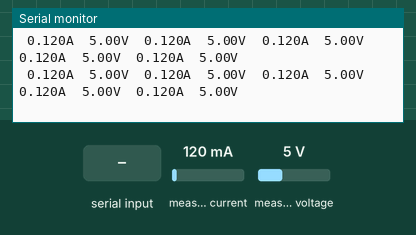
This program was run on a simulated ESP32-S3. On the bench: the last lines printed to the serial monitor. Wiring (inferred from the names in the program): INA219 current sensor at I2C address 0x40; INA219 current sensor at I2C address 0x41; INA219 current sensor at I2C address 0x44; INA219 current sensor at I2C address 0x45. The test bench sets the inputs (shaded band); at power-on: measured voltage 5 V, measured current 120 mA.

Above: at 2.7 s.
2.8 s: measured voltage set to 11.2 V
At 3.09 s:
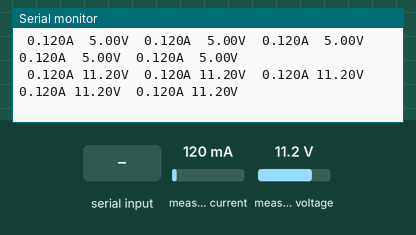
5.0 s: "s" received over Serial
6.5 s: "1" received over Serial
At 7.3 s:
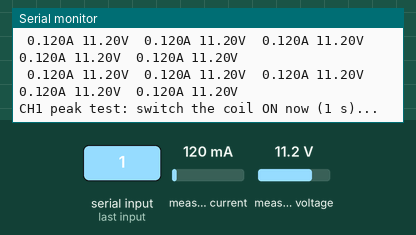
9.0 s: measured current set to 40 mA
At 9.06 s:
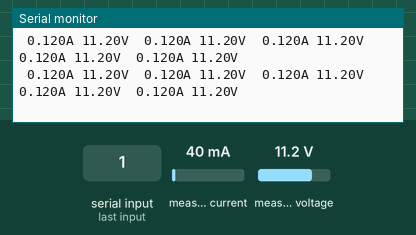
10.5 s: measured current set to 500 mA
At 10.66 s:
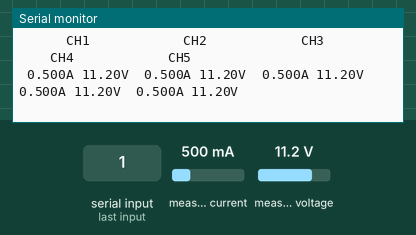
Timing chart, 0 to 13.0 s (numbered marks = the images above; inputs shaded):
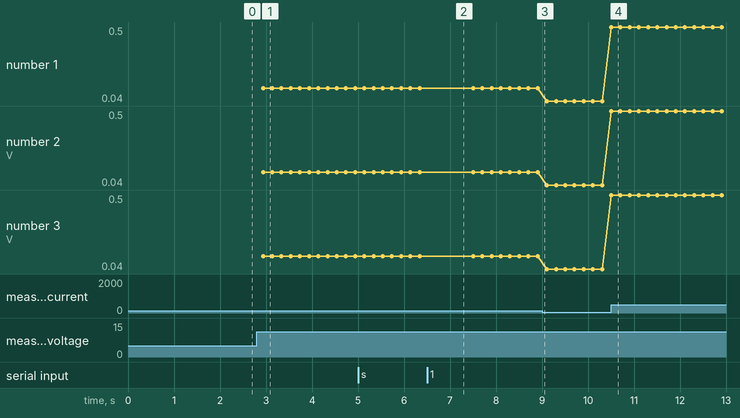

The program:

main.cpp
```cpp
// Contactor IQC Rig - sub-board, step 1: INA219 bring-up
//
// Prints all 5 channels (current + bus voltage) 5 times a second.
// Serial Monitor commands:
//   s        scan both I2C buses and list the addresses found
//   1 .. 5   peak test: sample that channel as fast as possible for 1 s and
//            print peak, average and samples/s (switch the coil on during it)
//   p        pause / resume the live table

#include <Arduino.h>
#include <Wire.h>
#include "config.h"
#include "ina219.h"

static TwoWire &busA = Wire;
static TwoWire &busB = Wire1;
static bool s_useB = false;  // a sensor is configured on bus B
static Ina219 s_ina[NUM_CH];
static bool s_paused = false;

static TwoWire *bus_of(int ch) { return SENSORS[ch].bus == 0 ? &busA : &busB; }

static void scan_bus(TwoWire &w, const char *name) {
  Serial.printf("%s:", name);
  int n = 0;
  for (uint8_t a = 1; a < 127; a++) {
    w.beginTransmission(a);
    if (w.endTransmission() == 0) {
      Serial.printf(" 0x%02X", a);
      n++;
    }
  }
  Serial.println(n ? "" : " nothing found - check wiring / 3.3 V");
}

static void init_sensors() {
  for (int ch = 0; ch < NUM_CH; ch++) {
    bool ok = s_ina[ch].begin(bus_of(ch), SENSORS[ch].addr, SHUNT_OHM);
    Serial.printf("CH%d  bus %c  0x%02X  %s\n", ch + 1, SENSORS[ch].bus ? 'B' : 'A', SENSORS[ch].addr,
                  ok ? "OK" : "NOT FOUND");
  }
}

static void print_table() {
  static uint32_t lines = 0;
  if (lines++ % 20 == 0) {
    Serial.println();
    Serial.println("      CH1            CH2            CH3            CH4            CH5");
  }
  for (int ch = 0; ch < NUM_CH; ch++) {
    float a, v;
    if (s_ina[ch].present() && s_ina[ch].readCurrent(&a) && s_ina[ch].readBusVolts(&v)) {
      Serial.printf("%6.3fA %5.2fV%s", a, v, s_ina[ch].overflow() ? "!" : " ");
    } else {
      Serial.print("   --  --      ");
    }
  }
  Serial.println();
}

// Samples one channel for 1 s at the fastest rate (9-bit shunt ADC)
static void peak_test(int ch) {
  Ina219 &s = s_ina[ch];
  if (!s.present()) {
    Serial.printf("CH%d not found\n", ch + 1);
    return;
  }
  Serial.printf("CH%d peak test: switch the coil ON now (1 s)...\n", ch + 1);
  s.setFast(true);
  float peak = 0, sum = 0, a;
  uint32_t n = 0, t0 = millis();
  while (millis() - t0 < 1000) {
    if (s.readCurrent(&a)) {
      if (a > peak) peak = a;
      sum += a;
      n++;
    }
  }
  s.setFast(false);
  Serial.printf("CH%d  peak %.3f A   avg %.3f A   %lu samples/s%s\n", ch + 1, peak, n ? sum / n : 0,
                (unsigned long)n, peak > 0.98f * (0.32f / SHUNT_OHM) ? "   OVER RANGE - use a smaller shunt" : "");
}

void setup() {
  Serial.begin(115200);
  delay(1500);  // time to open the Serial Monitor
  Serial.println("\nContactor IQC rig - INA219 test");

  busA.begin(BUS_A_SDA, BUS_A_SCL, I2C_HZ);
  // Fail fast: a stuck bus otherwise blocks ~1 s per address and the scan
  // of 126 addresses looks like a frozen board for 2 minutes
  busA.setTimeOut(20);
  scan_bus(busA, "Bus A (SDA 8, SCL 9)  ");
  for (int ch = 0; ch < NUM_CH; ch++) s_useB |= SENSORS[ch].bus == 1;
  if (s_useB) {
    busB.begin(BUS_B_SDA, BUS_B_SCL, I2C_HZ);
    busB.setTimeOut(20);
    scan_bus(busB, "Bus B (SDA 17, SCL 18)");
  }
  init_sensors();
  Serial.println("Commands: s = scan, 1..5 = peak test, p = pause");
}

void loop() {
  while (Serial.available()) {
    char c = Serial.read();
    if (c == 's') {
      scan_bus(busA, "Bus A");
      if (s_useB) scan_bus(busB, "Bus B");
      init_sensors();
    } else if (c >= '1' && c <= '5') {
      peak_test(c - '1');
    } else if (c == 'p') {
      s_paused = !s_paused;
    }
  }
  static uint32_t last = 0;
  if (!s_paused && millis() - last >= 200) {
    last = millis();
    print_table();
  }
}
```

ina219.cpp
```cpp
#include "ina219.h"

// Registers
static const uint8_t REG_CONFIG = 0x00;
static const uint8_t REG_SHUNT = 0x01;
static const uint8_t REG_BUS = 0x02;

// Config: 16 V bus range, PGA /8 (+-320 mV shunt), bus ADC 12-bit,
// continuous shunt + bus conversion. Shunt ADC set by setFast().
static const uint16_t CFG_BASE = (0 << 13)    // BRNG 16 V (coils are 12 V)
                                 | (3 << 11)  // PG /8, +-320 mV
                                 | (3 << 7)   // BADC 12-bit, 532 us
                                 | 7;         // shunt + bus, continuous
static const uint16_t SADC_12BIT = 3 << 3;    // 532 us
// Fast: shunt only, 9-bit, continuous -> a new reading every 84 us
static const uint16_t CFG_FAST = (0 << 13) | (3 << 11) | (0 << 3) | 5;

bool Ina219::write16(uint8_t reg, uint16_t val) {
  wire_->beginTransmission(addr_);
  wire_->write(reg);
  wire_->write((uint8_t)(val >> 8));
  wire_->write((uint8_t)(val & 0xFF));
  return wire_->endTransmission() == 0;
}

bool Ina219::read16(uint8_t reg, uint16_t *val) {
  wire_->beginTransmission(addr_);
  wire_->write(reg);
  if (wire_->endTransmission(false) != 0) return false;
  if (wire_->requestFrom(addr_, (uint8_t)2) != 2) return false;
  uint16_t hi = wire_->read();
  uint16_t lo = wire_->read();
  *val = (hi << 8) | lo;
  return true;
}

bool Ina219::begin(TwoWire *wire, uint8_t addr, float shuntOhm, bool fast) {
  wire_ = wire;
  addr_ = addr;
  shunt_ = shuntOhm;
  ok_ = write16(REG_CONFIG, 0x8000);  // reset
  delay(1);
  ok_ = ok_ && setFast(fast);
  return ok_;
}

bool Ina219::setFast(bool fast) {
  return write16(REG_CONFIG, fast ? CFG_FAST : (CFG_BASE | SADC_12BIT));
}

bool Ina219::readCurrent(float *amps) {
  uint16_t raw;
  if (!read16(REG_SHUNT, &raw)) return false;
  float shuntVolts = (int16_t)raw * 10e-6f;  // LSB 10 uV
  *amps = shuntVolts / shunt_;
  return true;
}

bool Ina219::readBusVolts(float *volts) {
  uint16_t raw;
  if (!read16(REG_BUS, &raw)) return false;
  ovf_ = raw & 0x01;
  *volts = (raw >> 3) * 0.004f;  // LSB 4 mV
  return true;
}
```

ina219.h
```cpp
#pragma once
#include <Wire.h>

// Minimal INA219 driver: shunt voltage and bus voltage, no calibration
// register needed (current = shunt voltage / shunt resistance).
class Ina219 {
 public:
  bool begin(TwoWire *wire, uint8_t addr, float shuntOhm, bool fast = false);
  bool present() const { return ok_; }
  uint8_t addr() const { return addr_; }

  // fast = shunt only, 9-bit, a new value every 84 us (in-rush peaks; bus
  // voltage not updated). Normal = shunt + bus, 12-bit (lower noise).
  bool setFast(bool fast);

  bool readCurrent(float *amps);  // coil current, A (+ = into VIN+)
  bool readBusVolts(float *volts);  // voltage at VIN- (to GND), V
  bool overflow() const { return ovf_; }  // last bus read reported overflow

 private:
  bool write16(uint8_t reg, uint16_t val);
  bool read16(uint8_t reg, uint16_t *val);
  TwoWire *wire_ = nullptr;
  uint8_t addr_ = 0;
  float shunt_ = 0.1f;
  bool ok_ = false;
  bool ovf_ = false;
};
```

config.h
```cpp
#pragma once
#include <stdint.h>

// ---------------------------------------------------------------------------
// Sub-board wiring. Change pins and sensor addresses here only.
// ---------------------------------------------------------------------------

#define NUM_CH 5

// The ESP32-S3 has two I2C controllers:
//   I2C0 (bus A): all 5 INA219 sensors (this board is the master)
//   I2C1 (bus B): link to the HMI panel (this board is a slave, added later)
// INA219 jumpers give 4 addresses (0x40/41/44/45); the 5th uses A0 wired to
// SDA = 0x42 (see README).
#define BUS_A_SDA 8
#define BUS_A_SCL 9
#define BUS_B_SDA 17  // HMI link later; bench option for CH5 now
#define BUS_B_SCL 18
#define I2C_HZ 400000

struct SensorCfg {
  uint8_t bus;   // 0 = bus A, 1 = bus B
  uint8_t addr;  // 7-bit I2C address
};

static const SensorCfg SENSORS[NUM_CH] = {
    {0, 0x40},  // CH1: no jumper
    {0, 0x41},  // CH2: A0 bridged
    {0, 0x44},  // CH3: A1 bridged
    {0, 0x45},  // CH4: A0 + A1 bridged
    {1, 0x40},  // CH5: bus B (GPIO 17/18), no jumpers - bench setup
    // Final setup (bus B is needed for the HMI link): CH5 on bus A with A0
    // wired to SDA, i.e. use this line instead:
    // {0, 0x42},
};

// Shunt resistor on the INA219 module. Stock modules: R100 = 0.1 ohm ->
// max 3.2 A. For in-rush above ~3 A replace it with R050 (0.05 ohm, 6.4 A).
#define SHUNT_OHM 0.1f
```

Measured:
- after the input at 2.8 s, the serial monitor: prints a new line after 0.14 s (image 1)
- after the input at 6.5 s, the serial monitor: prints a new line at once (image 2)
- after the input at 10.5 s, the serial monitor: prints a new line at once (image 4)
- plotted number 1: 0.12 → 0.04 after the input at 9.0 s, 0.04 → 0.5 after the input at 10.5 s
- plotted number 2: 0.12 → 0.04 after the input at 9.0 s, 0.04 → 0.5 after the input at 10.5 s
- plotted number 3: 0.12 → 0.04 after the input at 9.0 s, 0.04 → 0.5 after the input at 10.5 s
